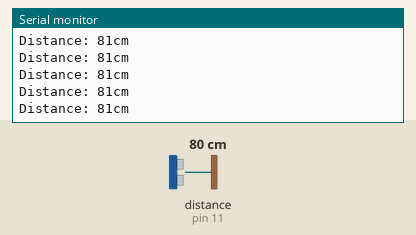
This sketch was run on a simulated Arduino Uno, built with avr-gcc and run on an emulated ATmega328P. On the bench: the last lines printed to the serial monitor. Wiring (inferred from the names in the program): ultrasonic range finder: trigger pin 12; echo pin 11. Inputs (shaded band) come from the test bench; at power-on: distance to the obstacle (sensor on pin 11) 80 cm. The echo pulse lasts 58.3 µs per cm.

Above: at 1.2 s.
1.3 s: distance to the obstacle (sensor on pin 11) set to 120 cm
At 2.2 s:
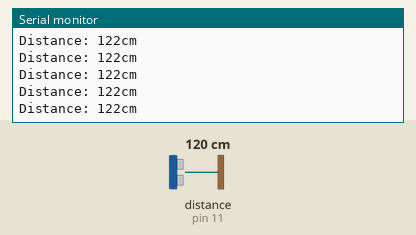
4.3 s: distance to the obstacle (sensor on pin 11) set to 18 cm
At 4.9 s:
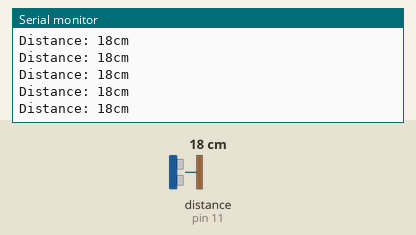
13.3 s: distance to the obstacle (sensor on pin 11) set to 2 cm
At 13.8 s:
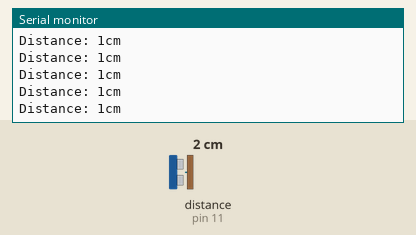
16.3 s: distance to the obstacle (sensor on pin 11) set to 299 cm
At 17.3 s:
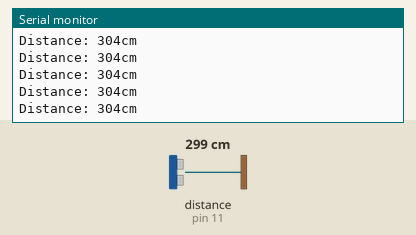
19.3 s: distance to the obstacle (sensor on pin 11) set to 250 cm
At 19.9 s:
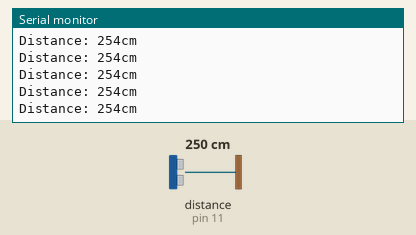
22.3 s: distance to the obstacle (sensor on pin 11) set to 35 cm
At 23.2 s:
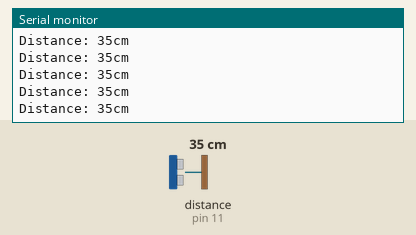
Timing chart, 0 to 25.3 s (numbered marks = the images above; inputs shaded):
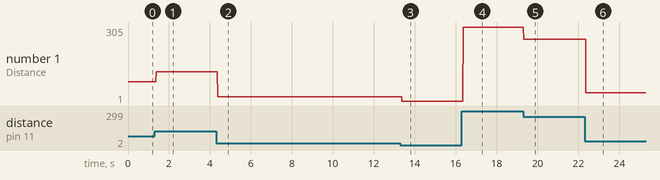

Measured:
- after the input at 1.3 s, the serial monitor: prints a new line after 0.07 s (image 1)
- after the input at 4.3 s, the serial monitor: prints a new line after 0.08 s (image 2)
- after the input at 13.3 s, the serial monitor: prints a new line after 0.08 s (image 3)
- after the input at 16.3 s, the serial monitor: prints a new line after 0.07 s (image 4)
- after the input at 19.3 s, the serial monitor: prints a new line at once (image 5)
- after the input at 22.3 s, the serial monitor: prints a new line after 0.07 s (image 6)
- plotted number 1: 81 → 122 after the input at 1.3 s, 122 → 18 after the input at 4.3 s, 18 → 1 after the input at 13.3 s, 1 → 304 after the input at 16.3 s, 304 → 254 after the input at 19.3 s

The sketch:

ultrasonic_sensor.ino
```cpp
// Defines pins numbers
// 設定超音波感測器的資料線
const int trigPin = 12;
const int echoPin = 11;

void setup() {
    //ultra sonic:
    pinMode(trigPin, OUTPUT);     // 設定trigPin為Output
    pinMode(echoPin, INPUT);      // 設定echoPin為Input
    Serial.begin(9600);           // Starts the serial communication
}

void loop() {
    int dist = get_distance();    // 取得距離
    Serial.print("Distance: ");   // 傳送文字訊息給電腦
    Serial.print(dist);
    Serial.println("cm");
}

/* 計算超音波讀到的距離並回傳 */
int get_distance(){
    long duration;
    int distance;

    digitalWrite(trigPin, LOW);           // trigPin設定為2ms的低電位訊號
    delayMicroseconds(2);

    digitalWrite(trigPin, HIGH);          // trigPin設定為10us的高電位訊號
    delayMicroseconds(10);
    digitalWrite(trigPin, LOW);           // 回到低電位

    duration = pulseIn(echoPin, HIGH);    // 量測echoPin中HIGH pulse (脈波)的長度
    distance= duration*0.035/2;           // 將量測出的值校正成以公分為單位
    return distance;                      // 回傳
}
```
